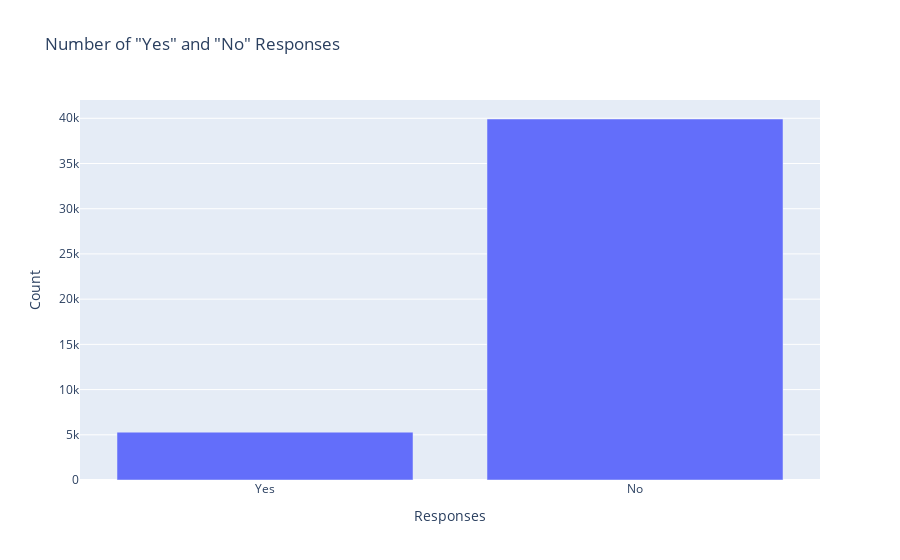

Write notebook code for a chart like this one.
### Markdown cell above
## Check the distribution of labels (‘yes’, ‘no’) are distributed.

### Code cell
yesdist = len(df[df['y']=='yes'])
nodist = len(df[df['y']=='no'])
print(yesdist,nodist)
labels = ["Yes", "No"]
values = [yesdist, nodist]
fig = go.Figure(data=[
    go.Bar(x=['Yes', 'No'], y=values)
])

# Add labels and title to the graph
fig.update_layout(
    title='Number of "Yes" and "No" Responses',
    xaxis_title='Responses',
    yaxis_title='Count'
)

# Display the graph
fig.show()

### Figure 1 — Plotly figure (JSON) as saved in the notebook; plotly's stock layout.template omitted (floating-point values rounded to 4 significant figures)
{"data": [{"type": "bar", "x": ["Yes", "No"], "y": [5289, 39922]}], "layout": {"title": {"text": "Number of \"Yes\" and \"No\" Responses"}, "xaxis": {"title": {"text": "Responses"}}, "yaxis": {"title": {"text": "Count"}}}}
